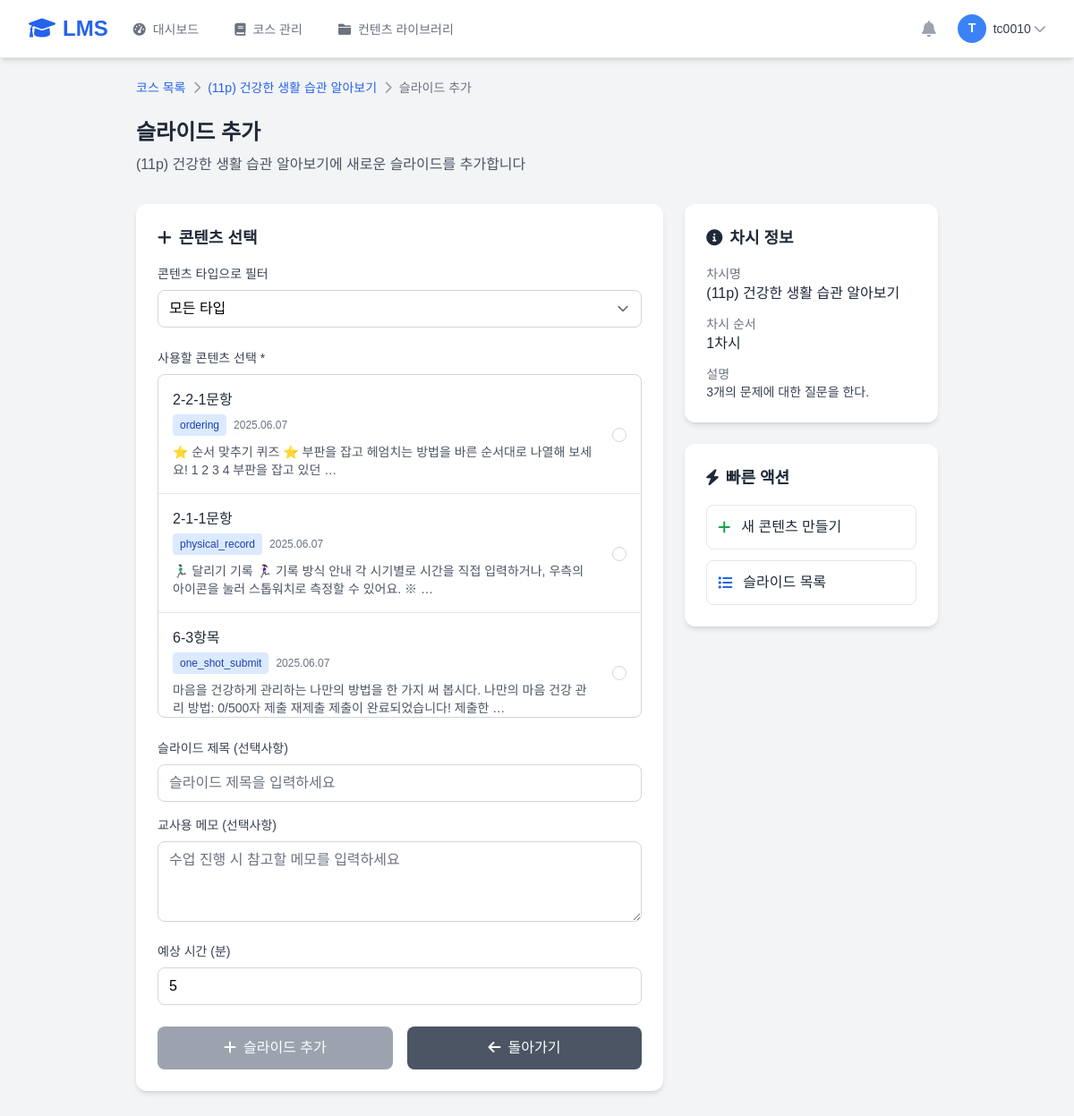
The page /teacher/chasis/1/slides/add/ (signed in) on the database its author committed.
### teacher/models.py (models this page shows, shortened)
class Chasi(models.Model):
    subject = models.ForeignKey(Course, on_delete=models.CASCADE, verbose_name='코스')  # course 대신 subject로 통일
    chapter = models.ForeignKey(Chapter, on_delete=models.CASCADE, verbose_name='대단원')
    sub_chapter = models.ForeignKey(SubChapter, on_delete=models.CASCADE, verbose_name='소단원', related_name='chasis')
    chasi_title = models.CharField('차시명', max_length=200)  # 기존 코드와 호환성을 위해 chasi_title 유지
    chasi_order = models.PositiveIntegerField('순서', default=1)
    chapter_order = models.PositiveIntegerField('대단원 순서', default=1)
    sub_chapter_order = models.PositiveIntegerField('소단원 순서', default=1)
    description = models.TextField('설명', blank=True)
    learning_objectives = models.TextField('학습목표', blank=True)
    duration_minutes = models.PositiveIntegerField('수업시간(분)', default=45)
    is_published = models.BooleanField('공개', default=True)
    created_at = models.DateTimeField('생성일', auto_now_add=True)
    updated_at = models.DateTimeField('수정일', auto_now=True)
    class Meta:
        verbose_name = '차시'
        verbose_name_plural = '차시'
        ordering = ['sub_chapter', 'chasi_order']
        unique_together = ['sub_chapter', 'chasi_order']

class Contents(models.Model):
    content_type = models.ForeignKey(ContentType, on_delete=models.CASCADE, verbose_name='콘텐츠 타입')
    title = models.CharField('제목', max_length=200)
    page = models.TextField('콘텐츠 페이지', help_text='HTML 형식의 콘텐츠')
    answer = models.TextField('정답', blank=True,null=True, help_text='객관식/단답형의 경우 정답')
    meta_data = models.JSONField('메타데이터', default=dict, blank=True)
    tags = models.JSONField('태그/평가기준', default=dict, blank=True, help_text='채점이나 평가 기준')
    created_by = models.ForeignKey(User, on_delete=models.SET_NULL, null=True, verbose_name='생성자')
    created_at = models.DateTimeField('생성일', auto_now_add=True)
    updated_at = models.DateTimeField('수정일', auto_now=True)
    is_active = models.BooleanField('활성화', default=True)
    is_public = models.BooleanField('공개', default=True, help_text='다른 교사들도 사용할 수 있도록 공개')  # 추가
    class Meta:
        verbose_name = '콘텐츠'
        verbose_name_plural = '콘텐츠'
        ordering = ['-created_at']

class ContentType(models.Model):
    type_name = models.CharField('타입명', max_length=50)
    description = models.TextField('설명', blank=True)
    icon = models.CharField('아이콘', max_length=50, blank=True,null=True)
    color = models.CharField('색상', max_length=7, blank=True,null=True)
    is_active = models.BooleanField('활성화', default=True)
    class Meta:
        verbose_name = '컨텐츠 타입'
        verbose_name_plural = '컨텐츠 타입'

### teacher/chasi_views.py (the view, shortened to what this page needs)
# urls.py: path('chasis/<int:chasi_id>/slides/add/', chasi_views.chasi_slide_add, name='chasi_slide_add'),
@login_required
def chasi_slide_add(request, chasi_id):
    chasi = get_object_or_404(Chasi, pk=chasi_id)
    if chasi.sub_chapter.chapter.subject.teacher.user != request.user:
        messages.error(request, '접근 권한이 없습니다.')
        return redirect('teacher:dashboard')
    content_types = ContentType.objects.filter(is_active=True)
    available_contents = Contents.objects.filter(
        created_by=request.user,
        is_active=True
    ).select_related('content_type').order_by('-created_at')
    context = {
        'chasi': chasi,
        'course': chasi.sub_chapter.chapter.subject,
        'chapter': chasi.sub_chapter.chapter,
        'subchapter': chasi.sub_chapter,
        'content_types': content_types,
        'available_contents': available_contents,
    }
    return render(request, 'teacher/courses/chasis/slide_add.html', context)

### templates/teacher/courses/chasis/slide_add.html (shortened to what this page needs)
{% extends 'teacher/base.html' %}
{% block content %}
<div class="max-w-4xl mx-auto">
    <nav class="flex mb-6" aria-label="Breadcrumb">
        <ol class="flex items-center space-x-2 text-sm">
            <li><a href="{% url 'teacher:course_list' %}" class="text-blue-600 hover:text-blue-800">코스 목록</a></li>
            <li><i class="fas fa-chevron-right text-gray-400"></i></li>
            <li><a href="{% url 'teacher:chasi_slide_manage' chasi.id %}" class="text-blue-600 hover:text-blue-800">{{ chasi.chasi_title }}</a></li>
            <li><i class="fas fa-chevron-right text-gray-400"></i></li>
            <li class="text-gray-500">슬라이드 추가</li>
        </ol>
    </nav>
    <div class="mb-8">
        <h1 class="text-2xl font-bold text-gray-800 mb-2">슬라이드 추가</h1>
        <p class="text-gray-600">{{ chasi.chasi_title }}에 새로운 슬라이드를 추가합니다</p>
    </div>
    <div class="grid grid-cols-1 lg:grid-cols-3 gap-6">
        <div class="lg:col-span-2">
            <div class="bg-white rounded-xl shadow-md p-6">
                <form method="post" id="slideForm">
                    <h3 class="text-lg font-semibold text-gray-800 mb-4">
                        <i class="fas fa-plus mr-2"></i>콘텐츠 선택
                    </h3>
                    <div class="mb-6">
                        <label class="block text-sm font-medium text-gray-700 mb-2">콘텐츠 타입으로 필터</label>
                        <select id="contentTypeFilter"
                                class="w-full px-3 py-2 border border-gray-300 rounded-lg focus:outline-none focus:ring-2 focus:ring-blue-500">
                            <option value="">모든 타입</option>
                        </select>
                    </div>
                    <div class="mb-6">
                        <label class="block text-sm font-medium text-gray-700 mb-2">사용할 콘텐츠 선택 *</label>
                        <div class="border border-gray-300 rounded-lg max-h-96 overflow-y-auto">
                            {% for content in available_contents %}
                            <div class="content-item border-b border-gray-200 last:border-b-0 p-4 hover:bg-gray-50 cursor-pointer"
                                 data-content-type="{{ content.content_type.id }}"
                                 onclick="selectContent({{ content.id }}, '{{ content.title|escapejs }}', '{{ content.content_type.type_name|escapejs }}')">
                                <div class="flex items-center justify-between">
                                    <div class="flex-1">
                                        <h4 class="font-medium text-gray-800">{{ content.title }}</h4>
                                        <div class="flex items-center space-x-2 mt-1">
                                            <span class="bg-blue-100 text-blue-800 px-2 py-1 rounded text-xs">
                                                {{ content.content_type.type_name }}
                                            </span>
                                            <span class="text-gray-500 text-xs">{{ content.created_at|date:"Y.m.d" }}</span>
                                        </div>
                                        <p class="text-gray-600 text-sm mt-2 line-clamp-2">
                                            {{ content.page|striptags|truncatewords:20 }}
                                        </p>
                                    </div>
                                    <div class="ml-4">
                                        <input type="radio" name="content_id" value="{{ content.id }}"
                                               class="h-4 w-4 text-blue-600 focus:ring-blue-500 border-gray-300">
                                    </div>
                                </div>
                            </div>
                            {% endfor %}
                        </div>
                    </div>
                    <div class="space-y-4 mb-6">
                        <div>
                            <label class="block text-sm font-medium text-gray-700 mb-2">
                                슬라이드 제목 (선택사항)
                            </label>
                            <input type="text" name="slide_title"
                                   class="w-full px-3 py-2 border border-gray-300 rounded-lg focus:outline-none focus:ring-2 focus:ring-blue-500"
                                   placeholder="슬라이드 제목을 입력하세요">
                        </div>
                        <div>
                            <label class="block text-sm font-medium text-gray-700 mb-2">
                                교사용 메모 (선택사항)
                            </label>
                            <textarea name="instructor_notes" rows="3"
                                      class="w-full px-3 py-2 border border-gray-300 rounded-lg focus:outline-none focus:ring-2 focus:ring-blue-500"
                                      placeholder="수업 진행 시 참고할 메모를 입력하세요"></textarea>
                        </div>
                        <div>
                            <label class="block text-sm font-medium text-gray-700 mb-2">
                                예상 시간 (분)
                            </label>
                            <input type="number" name="estimated_time" value="5" min="1" max="60"
                                   class="w-full px-3 py-2 border border-gray-300 rounded-lg focus:outline-none focus:ring-2 focus:ring-blue-500">
                        </div>
                    </div>
                    <div class="flex flex-col sm:flex-row gap-4">
                        <button type="submit"
                                class="flex-1 bg-green-600 text-white py-3 px-4 rounded-lg hover:bg-green-700 transition duration-200 font-medium disabled:bg-gray-400"
                                id="submitBtn" disabled>
                            <i class="fas fa-plus mr-2"></i>슬라이드 추가
                        </button>
                        <a href="{% url 'teacher:chasi_slide_manage' chasi.id %}"
                           class="flex-1 bg-gray-600 text-white py-3 px-4 rounded-lg hover:bg-gray-700 transition duration-200 font-medium text-center">
                            <i class="fas fa-arrow-left mr-2"></i>돌아가기
                        </a>
                    </div>
                </form>
            </div>
        </div>
        <div class="space-y-6">
            <div class="bg-white rounded-xl shadow-md p-6">
                <h3 class="text-lg font-semibold text-gray-800 mb-4">
                    <i class="fas fa-info-circle mr-2"></i>차시 정보
                </h3>
                <div class="space-y-3">
                    <div>
                        <p class="text-sm text-gray-500">차시명</p>
                        <p class="font-medium text-gray-800">{{ chasi.chasi_title }}</p>
                    </div>
                    <div>
                        <p class="text-sm text-gray-500">차시 순서</p>
                        <p class="font-medium text-gray-800">{{ chasi.chasi_order }}차시</p>
                    </div>
                    {% if chasi.description %}
                    <div>
                        <p class="text-sm text-gray-500">설명</p>
                        <p class="text-gray-700 text-sm">{{ chasi.description }}</p>
                    </div>
                    {% endif %}
                </div>
            </div>
            <div class="bg-white rounded-xl shadow-md p-6">
                <h3 class="text-lg font-semibold text-gray-800 mb-4">
                    <i class="fas fa-bolt mr-2"></i>빠른 액션
                </h3>
                <div class="space-y-3">
                    <a href="{% url 'teacher:contents_create' %}?from_chasi={{ chasi.id }}"
                       class="w-full flex items-center p-3 border border-gray-200 rounded-lg hover:bg-gray-50 transition duration-200">
                        <i class="fas fa-plus text-green-600 mr-3"></i>
                        <span class="text-gray-800">새 콘텐츠 만들기</span>
                    </a>
                    <a href="{% url 'teacher:chasi_slide_manage' chasi.id %}"
                       class="w-full flex items-center p-3 border border-gray-200 rounded-lg hover:bg-gray-50 transition duration-200">
                        <i class="fas fa-list text-blue-600 mr-3"></i>
                        <span class="text-gray-800">슬라이드 목록</span>
                    </a>
                </div>
            </div>
        </div>
    </div>
</div>
{% endblock %}

### templates/teacher/base.html (shortened to what this page needs)
<!DOCTYPE html>
<html lang="ko">
<head>
    <script src="https://cdn.tailwindcss.com?plugins=forms,typography,aspect-ratio,line-clamp"></script>
    <link rel="stylesheet" href="https://cdnjs.cloudflare.com/ajax/libs/font-awesome/6.0.0/css/all.min.css">
</head>
<body class="bg-gray-100">
    <nav class="bg-white shadow-md border-b border-gray-200 fixed w-full top-0 z-50">
        <div class="max-w-7xl mx-auto px-4 sm:px-6 lg:px-8">
            <div class="flex justify-between h-16">
                <div class="flex items-center">
                    <div class="flex-shrink-0">
                        <a href="{% url 'teacher:dashboard' %}" class="text-2xl font-bold text-blue-600">
                            <i class="fas fa-graduation-cap mr-2"></i>LMS
                        </a>
                    </div>
                    <div class="hidden md:ml-6 md:flex md:space-x-8">
                        <a href="{% url 'teacher:dashboard' %}"
                           class="{% if 'dashboard' in request.resolver_match.url_name %}border-blue-500 text-gray-900{% else %}border-transparent text-gray-500 hover:text-gray-700 hover:border-gray-300{% endif %} inline-flex items-center px-1 pt-1 border-b-2 text-sm font-medium">
                            <i class="fas fa-tachometer-alt mr-2"></i>대시보드
                        </a>
                        <a href="{% url 'teacher:course_dashboard' %}"
                           class="{% if 'course' in request.resolver_match.url_name %}border-blue-500 text-gray-900{% else %}border-transparent text-gray-500 hover:text-gray-700 hover:border-gray-300{% endif %} inline-flex items-center px-1 pt-1 border-b-2 text-sm font-medium">
                            <i class="fas fa-book mr-2"></i>코스 관리
                        </a>
                        <a href="{% url 'teacher:contents_list' %}"
                           class="{% if 'contents_list' in request.resolver_match.url_name %}border-blue-500 text-gray-900{% else %}border-transparent text-gray-500 hover:text-gray-700 hover:border-gray-300{% endif %} inline-flex items-center px-1 pt-1 border-b-2 text-sm font-medium">
                            <i class="fas fa-folder mr-2"></i>컨텐츠 라이브러리
                        </a>
                    </div>
                </div>
                <div class="flex items-center">
                    <div class="flex items-center space-x-4">
                        <button class="p-2 text-gray-400 hover:text-gray-500">
                            <i class="fas fa-bell text-lg"></i>
                        </button>
                        <div class="relative">
                            <button class="flex items-center text-sm rounded-full focus:outline-none focus:ring-2 focus:ring-offset-2 focus:ring-blue-500"
                                    id="user-menu-button" onclick="toggleUserMenu()">
                                <img class="h-8 w-8 rounded-full bg-blue-500 flex items-center justify-center text-white font-bold"
                                     alt="{{ user.get_full_name }}">
                                <span class="ml-2 text-gray-700">{{ user.get_full_name|default:user.username }}</span>
                                <i class="fas fa-chevron-down ml-1 text-gray-400"></i>
                            </button>
                        </div>
                    </div>
                </div>
            </div>
        </div>
    </nav>
    <main class="pt-16 min-h-screen">
        <div class="max-w-7xl mx-auto py-6 px-4 sm:px-6 lg:px-8">
            {% block content %}{% endblock %}
        </div>
    </main>
        </body>
        </html>

### templates/teacher/base.html (style rules this page uses)
.line-clamp-2 { display: -webkit-box; -webkit-box-orient: vertical; overflow: hidden; }

### templates/teacher/courses/chasis/slide_add.html (style rules this page uses)
.line-clamp-2 { display: -webkit-box; -webkit-line-clamp: 2; -webkit-box-orient: vertical; overflow: hidden; }

### rows shown on the page
Chasi: chasi_title "(11p) 건강한 생활 습관 알아보기", chasi_order "1", description "3개의 문제에 대한 질문을 한다."
Contents: title "2-2-1문항", content_type.type_name "ordering", created_at "2025.06.07", page "⭐ 순서 맞추기 퀴즈 ⭐ 부판을 잡고 헤엄치는 방법을 바른 순서대로 나열해 보세요! 1 2 3 4 부판을 잡고 있던 …"
Contents: title "2-1-1문항", content_type.type_name "physical_record", created_at "2025.06.07", page "🏃🏻‍♂️ 달리기 기록 🏃🏻‍♀️ 기록 방식 안내 각 시기별로 시간을 직접 입력하거나, 우측의 아이콘을 눌러 스톱워치로 측정할 수 있어요. ※ …"
Contents: title "6-3항목", content_type.type_name "one_shot_submit", created_at "2025.06.07", page "마음을 건강하게 관리하는 나만의 방법을 한 가지 써 봅시다. 나만의 마음 건강 관리 방법: 0/500자 제출 재제출 제출이 완료되었습니다! 제출한 …"

### other values the page prints
{{ user.get_full_name|default:user.username }} "tc0010"
